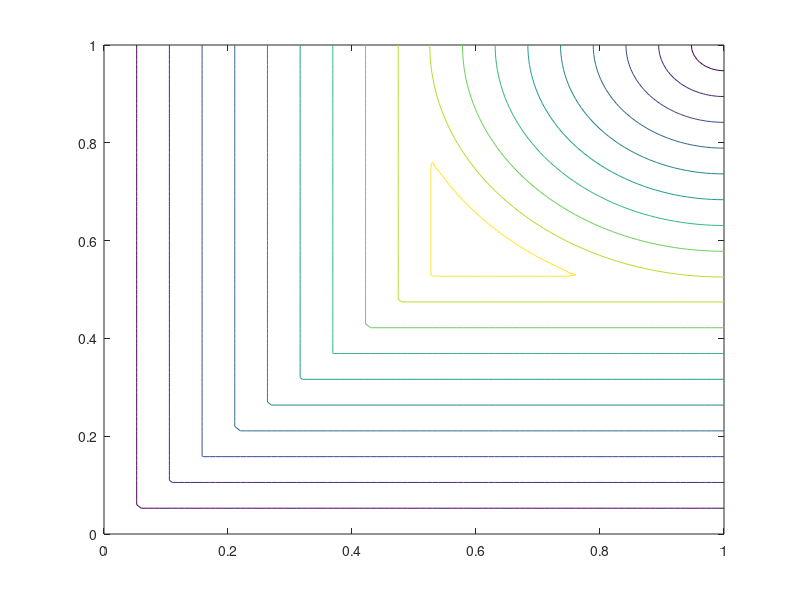

This figure's MATLAB source:
x=0:.01:1;
y=x;
m=length(x);
for i=1:m
    for k=1:m
d(i,k)=min([x(i),sqrt(x(i).^2+y(k).^2),y(k),sqrt((1-x(i)).^2+(1-y(k)).^2)]);
    end
end
contour(x,y,d);